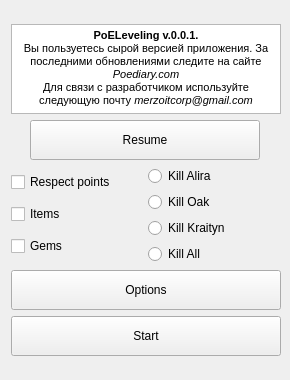
<?xml version="1.0" encoding="UTF-8"?>
<ui version="4.0">
 <class>MainWindow</class>
 <widget class="QWidget" name="MainWindow">
  <property name="geometry">
   <rect>
    <x>0</x>
    <y>0</y>
    <width>290</width>
    <height>380</height>
   </rect>
  </property>
  <property name="minimumSize">
   <size>
    <width>290</width>
    <height>380</height>
   </size>
  </property>
  <property name="maximumSize">
   <size>
    <width>290</width>
    <height>380</height>
   </size>
  </property>
  <property name="windowTitle">
   <string>Form</string>
  </property>
  <layout class="QVBoxLayout" name="verticalLayout_6">
   <item>
    <layout class="QVBoxLayout" name="verticalLayout_5">
     <item>
      <layout class="QVBoxLayout" name="verticalLayout_4">
       <item>
        <widget class="QTextBrowser" name="textTitle">
         <property name="minimumSize">
          <size>
           <width>270</width>
           <height>90</height>
          </size>
         </property>
         <property name="maximumSize">
          <size>
           <width>270</width>
           <height>90</height>
          </size>
         </property>
         <property name="html">
          <string>&lt;!DOCTYPE HTML PUBLIC &quot;-//W3C//DTD HTML 4.0//EN&quot; &quot;http://www.w3.org/TR/REC-html40/strict.dtd&quot;&gt;
&lt;html&gt;&lt;head&gt;&lt;meta name=&quot;qrichtext&quot; content=&quot;1&quot; /&gt;&lt;style type=&quot;text/css&quot;&gt;
p, li { white-space: pre-wrap; }
&lt;/style&gt;&lt;/head&gt;&lt;body style=&quot; font-family:'MS Shell Dlg 2'; font-size:8.25pt; font-weight:400; font-style:normal;&quot;&gt;
&lt;p align=&quot;center&quot; style=&quot; margin-top:0px; margin-bottom:0px; margin-left:0px; margin-right:0px; -qt-block-indent:0; text-indent:0px;&quot;&gt;&lt;span style=&quot; font-weight:600;&quot;&gt;PoELeveling v.0.0.1.&lt;/span&gt;&lt;/p&gt;
&lt;p align=&quot;center&quot; style=&quot; margin-top:0px; margin-bottom:0px; margin-left:0px; margin-right:0px; -qt-block-indent:0; text-indent:0px;&quot;&gt;Вы пользуетесь сырой версией приложения. За последними обновлениями следите на сайте &lt;span style=&quot; font-style:italic;&quot;&gt;Poediary.com&lt;/span&gt;&lt;/p&gt;
&lt;p align=&quot;center&quot; style=&quot; margin-top:0px; margin-bottom:0px; margin-left:0px; margin-right:0px; -qt-block-indent:0; text-indent:0px;&quot;&gt;Для связи с разработчиком используйте следующую почту &lt;span style=&quot; font-style:italic;&quot;&gt;merzoitcorp@gmail.com&lt;/span&gt;&lt;/p&gt;&lt;/body&gt;&lt;/html&gt;</string>
         </property>
        </widget>
       </item>
       <item>
        <layout class="QHBoxLayout" name="horizontalLayout">
         <property name="sizeConstraint">
          <enum>QLayout::SetMaximumSize</enum>
         </property>
         <item>
          <widget class="QPushButton" name="btnResume">
           <property name="minimumSize">
            <size>
             <width>230</width>
             <height>40</height>
            </size>
           </property>
           <property name="maximumSize">
            <size>
             <width>230</width>
             <height>40</height>
            </size>
           </property>
           <property name="text">
            <string>Resume</string>
           </property>
          </widget>
         </item>
        </layout>
       </item>
      </layout>
     </item>
     <item>
      <layout class="QHBoxLayout" name="horizontalLayout_2">
       <item>
        <layout class="QVBoxLayout" name="verticalLayout">
         <item>
          <widget class="QCheckBox" name="cbRespec">
           <property name="text">
            <string>Respect points</string>
           </property>
          </widget>
         </item>
         <item>
          <widget class="QCheckBox" name="cbItems">
           <property name="text">
            <string>Items</string>
           </property>
          </widget>
         </item>
         <item>
          <widget class="QCheckBox" name="cbGems">
           <property name="text">
            <string>Gems</string>
           </property>
          </widget>
         </item>
        </layout>
       </item>
       <item>
        <layout class="QVBoxLayout" name="verticalLayout_2">
         <item>
          <widget class="QRadioButton" name="rbAlira">
           <property name="text">
            <string>Kill Alira</string>
           </property>
          </widget>
         </item>
         <item>
          <widget class="QRadioButton" name="rbOak">
           <property name="text">
            <string>Kill Oak</string>
           </property>
          </widget>
         </item>
         <item>
          <widget class="QRadioButton" name="rbKraityn">
           <property name="text">
            <string>Kill Kraityn</string>
           </property>
          </widget>
         </item>
         <item>
          <widget class="QRadioButton" name="rbAll">
           <property name="text">
            <string>Kill All</string>
           </property>
          </widget>
         </item>
        </layout>
       </item>
      </layout>
     </item>
     <item>
      <layout class="QVBoxLayout" name="verticalLayout_3">
       <item>
        <widget class="QPushButton" name="btnOptions">
         <property name="minimumSize">
          <size>
           <width>270</width>
           <height>40</height>
          </size>
         </property>
         <property name="maximumSize">
          <size>
           <width>270</width>
           <height>40</height>
          </size>
         </property>
         <property name="text">
          <string>Options</string>
         </property>
        </widget>
       </item>
       <item>
        <widget class="QPushButton" name="btnStart">
         <property name="minimumSize">
          <size>
           <width>270</width>
           <height>40</height>
          </size>
         </property>
         <property name="maximumSize">
          <size>
           <width>270</width>
           <height>40</height>
          </size>
         </property>
         <property name="text">
          <string>Start</string>
         </property>
        </widget>
       </item>
      </layout>
     </item>
    </layout>
   </item>
  </layout>
 </widget>
 <resources/>
 <connections/>
</ui>
